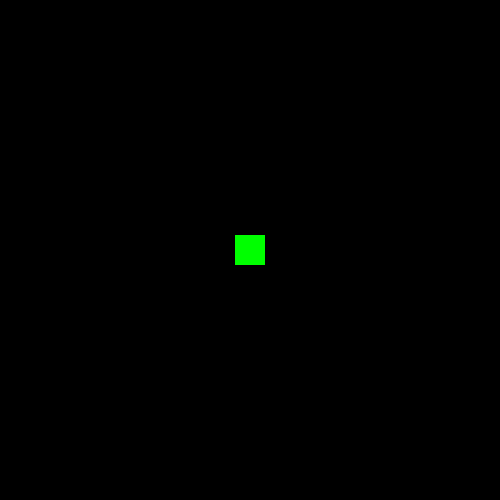
Frame 1 (no input)
Frame 60 (no input): identical to frame 1, image omitted
Frame 120 (the mouse pressed at the canvas centre since frame 60): identical to frame 1, image omitted

The p5.js sketch that drew this single still picture (run headless with seeded random() and noise() and a simulated clock; from frame 60 on, the mouse is pressed at the canvas centre):

// p5.js sketch
// ── sketch.js
let myXPos = 250
let myYPos = 250

function setup() {
  createCanvas(500, 500);
  noStroke();

  rectMode(CENTER);
}

function draw() {
  background(0);
fill(0,255,0)
  rect(myXPos,myYPos,30,30)

  if(keyIsDown(RIGHT_ARROW)){
    myXPos +=3
  }
  if (keyIsDown(LEFT_ARROW)){
    myXPos -=3
  }
  if (keyIsDown(DOWN_ARROW)){
    myYPos +=3
  }
  if(keyIsDown(UP_ARROW)){
    myYPos -=3
  }
}
